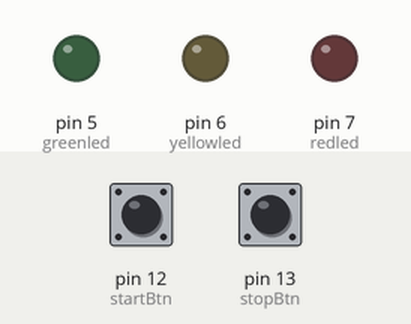
Simulated run of this sketch. Board: Arduino Uno, built with avr-gcc and run on an emulated ATmega328P. Parts: output pins drawn as LEDs (lit = HIGH). The inputs (shaded band) are chosen by the test bench; at power-on: pin 12 (startBtn) HIGH, pin 13 (stopBtn) HIGH.

Above: at 1.2 s.
1.3 s: pin 12 (startBtn) pulled LOW for 0.15 s
At 2.0 s:
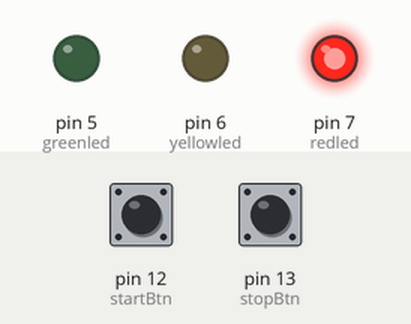
4.4 s: pin 13 (stopBtn) pulled LOW for 0.15 s
At 5.6 s:
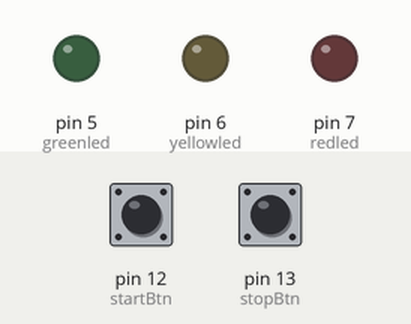
6.0 s: pin 12 (startBtn) pulled LOW for 1 s
At 9.8 s:
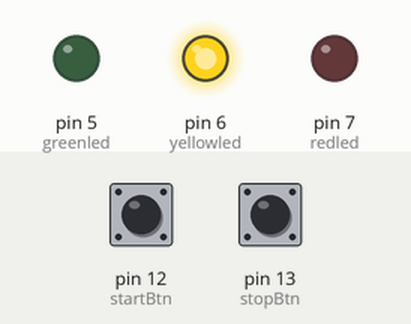
10.0 s: pin 12 (startBtn) pulled LOW for 3.2 s
At 13.6 s:
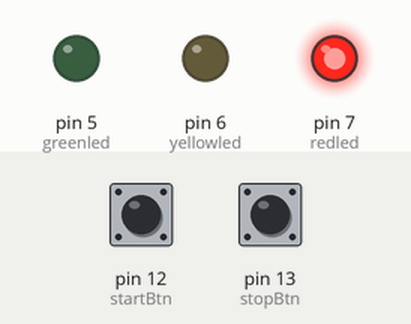
Timing chart, 0 to 15.1 s (numbered marks = the images above; inputs shaded):
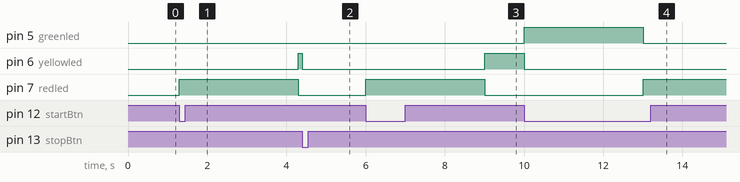

Measured:
- after the input at 1.3 s, pin 6 (yellowled): LOW → HIGH after 3.0 s; pin 7 (redled): LOW → HIGH at once, → LOW 3.0 s later
- after the input at 4.4 s, pin 5 (greenled): stays LOW (without the input it goes to HIGH after 0.90 s); pin 6 (yellowled): HIGH → LOW after 0.00 s instead of 0.90 s
- after the input at 6.0 s, pin 6 (yellowled): LOW → HIGH after 3.0 s; pin 7 (redled): LOW → HIGH at once, → LOW 3.0 s later
- after the input at 10.0 s, pin 7 (redled): LOW → HIGH after 3.0 s

The sketch:

lesson1.ino
```cpp
const int redled = 7;
const int yellowled = 6;
const int greenled = 5;

const int startBtn = 12;
const int stopBtn = 13;

void setup() {
  pinMode(redled, OUTPUT);
  pinMode(yellowled, OUTPUT);
  pinMode(greenled, OUTPUT);

  pinMode(startBtn, INPUT_PULLUP);
  pinMode(stopBtn, INPUT_PULLUP);
}

void allOff() {
  digitalWrite(redled, LOW);
  digitalWrite(yellowled, LOW);
  digitalWrite(greenled, LOW);
}

bool waitOrStop(int duration) {
  for (int i = 0; i < duration; i += 10) {
    if (digitalRead(stopBtn) == LOW) {
      allOff();
      return false;
    }
    delay(10);
  }
  return true;
}

void loop() {
  if (digitalRead(startBtn) == LOW) {

    // RED LED
    allOff();
    digitalWrite(redled, HIGH);
    if (!waitOrStop(3000)) return;

    // YELLOW LED
    allOff();
    digitalWrite(yellowled, HIGH);
    if (!waitOrStop(1000)) return;

    // GREEN LED
    allOff();
    digitalWrite(greenled, HIGH);
    if (!waitOrStop(3000)) return;

    // Turn all LEDs off
    allOff();
  }

  // STOP button
  if (digitalRead(stopBtn) == LOW) {
    allOff();
  }
}
```
